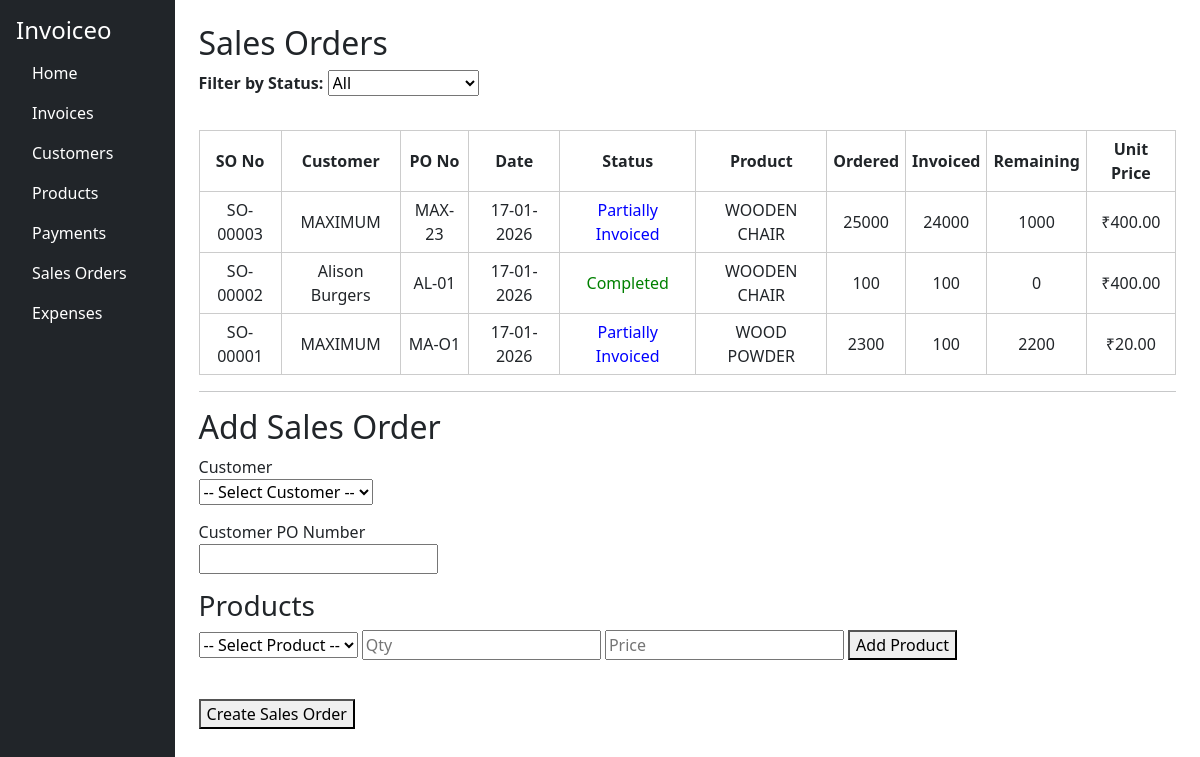
Screenshot of /sales_orders with the database file from the repository.
### app.py (models this page shows)
class SalesOrder(db.Model):
    id = db.Column(db.Integer, primary_key=True)
    so_number = db.Column(db.String(20), unique=True, nullable=False)
    customer_po_number = db.Column(db.String(50), nullable=False)
    total_value = db.Column(db.Float, default=0.0)
    customer_id = db.Column(db.Integer, db.ForeignKey('customer.id'), nullable=False)
    order_date = db.Column(db.DateTime, default=datetime.utcnow)
    created_at = db.Column(db.DateTime, default=datetime.utcnow)
    status = db.Column(db.String(30), default="Open")
    customer = db.relationship('Customer', backref='sales_orders')
    items = db.relationship(
        'SalesOrderItem',
        backref='sales_order',
        cascade='all, delete-orphan'
    )

class Customer(db.Model):
    id = db.Column(db.Integer, primary_key=True)
    customer_name = db.Column(db.String(100), nullable=False)
    customer_gstin = db.Column(db.String(15), nullable=False)
    customer_address = db.Column(db.String(300), nullable=False)
    billing_address = db.Column(db.String(300), nullable=False)
    receivables = db.Column(db.Float, default=0.0)

class SalesOrderItem(db.Model):
    id = db.Column(db.Integer, primary_key=True)
    sales_order_id = db.Column(
        db.Integer,
        db.ForeignKey('sales_order.id'),
        nullable=False
    )
    product_id = db.Column(db.Integer, db.ForeignKey('product.id'), nullable=False)
    product_name = db.Column(db.String(100), nullable=False)
    ordered_qty = db.Column(db.Integer, nullable=False)
    invoiced_qty = db.Column(db.Integer, default=0)
    unit_price = db.Column(db.Float, nullable=False)
    product = db.relationship('Product')

### app.py (the view)
@app.route('/sales_orders')
def sales_orders():
    orders = SalesOrder.query.order_by(SalesOrder.order_date.desc()).all()
    customers = Customer.query.all()
    products = Product.query.all()
    return render_template(
        'sales_orders.html',
        orders=orders,
        customers=customers,
        products=products
    )

### templates/sales_orders.html (shortened to what this page needs)
{% extends 'base.html' %}
{% block content %}
<h2>Sales Orders</h2>
<label for="statusFilter"><b>Filter by Status:</b></label>
<select id="statusFilter" onchange="filterStatus()">
    <option value="all">All</option>
</select>
<br><br>
{% if orders %}
<table class="so-table">
    <thead>
        <tr>
            <th>SO No</th>
            <th>Customer</th>
            <th>PO No</th>
            <th>Date</th>
            <th>Status</th>
            <th>Product</th>
            <th>Ordered</th>
            <th>Invoiced</th>
            <th>Remaining</th>
            <th>Unit Price</th>
        </tr>
    </thead>
    <tbody>
    {% for so in orders %}
        {% for item in so.items %}
        <tr>
            <td>{{ so.so_number }}</td>
            <td>{{ so.customer.customer_name }}</td>
            <td>{{ so.customer_po_number }}</td>
            <td>{{ so.order_date.strftime('%d-%m-%Y') }}</td>
            <td class="status {{ so.status|lower|replace(' ', '-') }}">{{ so.status }}</td>
            <td>{{ item.product_name }}</td>
            <td>{{ item.ordered_qty }}</td>
            <td>{{ item.invoiced_qty }}</td>
            <td>{{ item.ordered_qty - item.invoiced_qty }}</td>
            <td>₹{{ "%.2f"|format(item.unit_price) }}</td>
        </tr>
        {% endfor %}
    {% endfor %}
    </tbody>
</table>
{% else %}
<p>No sales orders yet.</p>
{% endif %}
<hr>
<h2>Add Sales Order</h2>
<form method="POST" action="{{ url_for('add_sales_order') }}">
    <div class="form-section">
        <label>Customer</label><br>
        <select name="customer_id" required>
            <option value="">-- Select Customer --</option>
        </select>
    </div>
    <div class="form-section">
        <label>Customer PO Number</label><br>
        <input type="text" name="customer_po_number" required>
    </div>
    <div class="form-section">
        <h3>Products</h3>
        <select id="product_select">
            <option value="">-- Select Product --</option>
        </select>
        <input type="number" id="product_qty" min="1" placeholder="Qty">
        <input type="number" id="product_price" step="0.01" placeholder="Price">
        <button type="button" onclick="addSOItem()">Add Product</button>
    </div>
    <br>
    <button type="submit">Create Sales Order</button>
</form>
{% endblock %}

### templates/sales_orders.html (style rules this page uses)
.so-table { width: 100%; border-collapse: collapse; margin-top: 10px; }
.so-table th, .so-table td { border: 1px solid #ccc; padding: 6px; text-align: center; }
.status.completed { color: green; }
.status.partially-invoiced { color: blue; }
.form-section { margin-bottom: 15px; }

### rows the page displays
SalesOrder: so_number "SO-00003", customer_po_number "MAX-23", order_date "17-01-2026", status "Partially Invoiced"
SalesOrderItem: product_name "WOODEN CHAIR", ordered_qty "25000", invoiced_qty "24000", item.ordered_qty-item.invoiced_qty "1000", unit_price "400.00"
Customer: customer.customer_name "MAXIMUM"
SalesOrder: so_number "SO-00002", customer_po_number "AL-01", order_date "17-01-2026", status "Completed"
SalesOrderItem: product_name "WOODEN CHAIR", ordered_qty "100", invoiced_qty "100", item.ordered_qty-item.invoiced_qty "0", unit_price "400.00"
Customer: customer.customer_name "Alison Burgers"
SalesOrder: so_number "SO-00001", customer_po_number "MA-O1", order_date "17-01-2026", status "Partially Invoiced"
SalesOrderItem: product_name "WOOD POWDER", ordered_qty "2300", invoiced_qty "100", item.ordered_qty-item.invoiced_qty "2200", unit_price "20.00"
